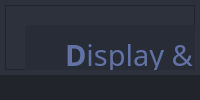
        <widget class="QFrame" name="frame_center">
         <property name="sizePolicy">
          <sizepolicy hsizetype="Expanding" vsizetype="Expanding">
           <horstretch>0</horstretch>
           <verstretch>0</verstretch>
          </sizepolicy>
         </property>
         <property name="styleSheet">
          <string notr="true">background-color: rgb(40, 44, 52);</string>
         </property>
         <property name="frameShape">
          <enum>QFrame::NoFrame</enum>
         </property>
         <property name="frameShadow">
          <enum>QFrame::Raised</enum>
         </property>
         <layout class="QHBoxLayout" name="horizontalLayout_2">
          <property name="spacing">
           <number>0</number>
          </property>
          <property name="leftMargin">
           <number>0</number>
          </property>
          <property name="topMargin">
           <number>0</number>
          </property>
          <property name="rightMargin">
           <number>0</number>
          </property>
          <property name="bottomMargin">
           <number>0</number>
          </property>
          <item>
           <widget class="QFrame" name="frame_content_right">
            <property name="styleSheet">
             <string notr="true">background-color: rgb(44, 49, 60);</string>
            </property>
            <property name="frameShape">
             <enum>QFrame::NoFrame</enum>
            </property>
            <property name="frameShadow">
             <enum>QFrame::Raised</enum>
            </property>
            <layout class="QVBoxLayout" name="verticalLayout_4">
             <property name="spacing">
              <number>0</number>
             </property>
             <property name="leftMargin">
              <number>0</number>
             </property>
             <property name="topMargin">
              <number>0</number>
             </property>
             <property name="rightMargin">
              <number>0</number>
             </property>
             <property name="bottomMargin">
              <number>0</number>
             </property>
             <item>
              <widget class="QFrame" name="frame_content">
               <property name="frameShape">
                <enum>QFrame::NoFrame</enum>
               </property>
               <property name="frameShadow">
                <enum>QFrame::Raised</enum>
               </property>
               <layout class="QVBoxLayout" name="verticalLayout_9">
                <property name="spacing">
                 <number>0</number>
                </property>
                <property name="leftMargin">
                 <number>5</number>
                </property>
                <property name="topMargin">
                 <number>5</number>
                </property>
                <property name="rightMargin">
                 <number>5</number>
                </property>
                <property name="bottomMargin">
                 <number>5</number>
                </property>
                <item>
                 <widget class="QFrame" name="frame">
                  <property name="frameShape">
                   <enum>QFrame::StyledPanel</enum>
                  </property>
                  <property name="frameShadow">
                   <enum>QFrame::Raised</enum>
                  </property>
                  <widget class="QFrame" name="frame_3">
                   <property name="geometry">
                    <rect>
                     <x>20</x>
                     <y>20</y>
                     <width>1141</width>
                     <height>651</height>
                    </rect>
                   </property>
                   <property name="styleSheet">
                    <string notr="true">background-color: rgb(39, 44, 54);
border-radius: 5px;</string>
                   </property>
                   <property name="frameShape">
                    <enum>QFrame::StyledPanel</enum>
                   </property>
                   <property name="frameShadow">
                    <enum>QFrame::Raised</enum>
                   </property>
                   <widget class="QLabel" name="label">
                    <property name="geometry">
                     <rect>
                      <x>50</x>
                      <y>140</y>
                      <width>61</width>
                      <height>51</height>
                     </rect>
                    </property>
                    <property name="font">
                     <font>
                      <family>Montserrat</family>
                      <pointsize>10</pointsize>
                      <weight>75</weight>
                      <bold>true</bold>
                     </font>
                    </property>
                    <property name="styleSheet">
                     <string notr="true">color: rgb(255,255,255);</string>
                    </property>
                    <property name="text">
                     <string>Date:</string>
                    </property>
                   </widget>
                   <widget class="QLineEdit" name="lbl_HomeDate">
                    <property name="geometry">
                     <rect>
                      <x>110</x>
                      <y>150</y>
                      <width>241</width>
                      <height>30</height>
                     </rect>
                    </property>
                    <property name="maximumSize">
                     <size>
                      <width>16777215</width>
                      <height>30</height>
                     </size>
                    </property>
                    <property name="font">
                     <font>
                      <family>Montserrat</family>
                      <pointsize>9</pointsize>
                     </font>
                    </property>
                    <property name="styleSheet">
                     <string notr="true">QLineEdit {
	background-color: rgb(27, 29, 35);
	border-radius: 5px;
	border: 2px solid rgb(27, 29, 35);
color: rgb(255,255,255);
	padding-left: 10px;
}
QLineEdit:hover {
	border: 2px solid rgb(64, 71, 88);
}
QLineEdit:focus {
	border: 2px solid rgb(91, 101, 124);
}</string>
                    </property>
                    <property name="placeholderText">
                     <string>M / D / YEAR</string>
                    </property>
                    <property name="clearButtonEnabled">
                     <bool>true</bool>
                    </property>
                   </widget>
                   <widget class="QLabel" name="label_2">
                    <property name="geometry">
                     <rect>
                      <x>110</x>
                      <y>170</y>
                      <width>271</width>
                      <height>41</height>
                     </rect>
                    </property>
                    <property name="font">
                     <font>
                      <family>Montserrat</family>
                      <pointsize>6</pointsize>
                     </font>
                    </property>
                    <property name="styleSheet">
                     <string notr="true">color: rgb(255,255,255);
background: transparent;</string>
                    </property>
                    <property name="text">
                     <string>PLS FOLLOW THE DATE FORMAT (0X/00/0000)</string>
                    </property>
                   </widget>
                   <widget class="QLabel" name="label_description">
                    <property name="geometry">
                     <rect>
                      <x>40</x>
                      <y>-20</y>
                      <width>371</width>
                      <height>101</height>
                     </rect>
                    </property>
                    <property name="font">
                     <font>
                      <family>Montserrat</family>
                      <pointsize>14</pointsize>
                     </font>
                    </property>
                    <property name="layoutDirection">
                     <enum>Qt::LeftToRight</enum>
                    </property>
                    <property name="styleSheet">
                     <string notr="true">color: rgb(98, 114, 164);</string>
                    </property>
                    <property name="text">
                     <string>&lt;html&gt;&lt;head/&gt;&lt;body&gt;&lt;p&gt;&lt;span style=&quot; font-size:22pt; font-weight:600;&quot;&gt;D&lt;/span&gt;&lt;span style=&quot; font-size:22pt;&quot;&gt;isplay &amp;amp; &lt;/span&gt;&lt;span style=&quot; font-size:22pt; font-weight:600;&quot;&gt;G&lt;/span&gt;&lt;span style=&quot; font-size:22pt;&quot;&gt;enerate&lt;/span&gt;&lt;/p&gt;&lt;/body&gt;&lt;/html&gt;</string>
                    </property>
                    <property name="alignment">
                     <set>Qt::AlignLeading|Qt::AlignLeft|Qt::AlignVCenter</set>
                    </property>
                   </widget>
                   <widget class="QPushButton" name="btnDisplayData">
                    <property name="geometry">
                     <rect>
                      <x>110</x>
                      <y>210</y>
                      <width>241</width>
                      <height>51</height>
                     </rect>
                    </property>
                    <property name="font">
                     <font>
                      <family>Montserrat</family>
                      <pointsize>10</pointsize>
                      <weight>75</weight>
                      <bold>true</bold>
                     </font>
                    </property>
                    <property name="styleSheet">
                     <string notr="true">QPushButton{
	background-color: rgb(52, 59, 72);
	border-radius: 5px;
	color: rgb(255, 255, 255);
}
QPushButton:hover{
	background-color: rgb(57, 65, 80);
	color:rgb(255, 255, 255);
	border: 2px solid rgb(61, 70, 86);
}
QPushButton:pressed{
	background-color: rgb(35, 40, 49);
	color:rgb(255, 255, 255);
	border-left: 1px solid rgb(110, 144, 76);
	border-right: 1px solid rgb(110, 144, 76);
	border-top: 5px solid rgb(110, 144, 76);
	border-bottom: none;
}</string>
                    </property>
                    <property name="text">
                     <string>DISPLAY DATA</string>
                    </property>
                    <property name="icon">
                     <iconset>
                      <normaloff>icons/16x16/cil-file.png</normaloff>icons/16x16/cil-file.png</iconset>
                    </property>
                   </widget>
                   <widget class="QPushButton" name="btnGeneratePDF">
                    <property name="geometry">
                     <rect>
                      <x>110</x>
                      <y>280</y>
                      <width>241</width>
                      <height>51</height>
                     </rect>
                    </property>
                    <property name="font">
                     <font>
                      <family>Montserrat</family>
                      <pointsize>10</pointsize>
                      <weight>75</weight>
                      <bold>true</bold>
                     </font>
                    </property>
                    <property name="styleSheet">
                     <string notr="true">QPushButton{
	background-color: rgb(52, 59, 72);
	border-radius: 5px;
	color: rgb(255, 255, 255);
}
QPushButton:hover{
	background-color: rgb(57, 65, 80);
	color:rgb(255, 255, 255);
	border: 2px solid rgb(61, 70, 86);
}
QPushButton:pressed{
	background-color: rgb(35, 40, 49);
	color:rgb(255, 255, 255);
	border-left: 1px solid rgb(110, 144, 76);
	border-right: 1px solid rgb(110, 144, 76);
	border-top: 5px solid rgb(110, 144, 76);
	border-bottom: none;
}</string>
                    </property>
                    <property name="text">
                     <string>GENERATE PDF</string>
                    </property>
                    <property name="icon">
                     <iconset>
                      <normaloff>icons/16x16/cil-data-transfer-down.png</normaloff>icons/16x16/cil-data-transfer-down.png</iconset>
                    </property>
                   </widget>
                   <widget class="QGroupBox" name="groupBox">
                    <property name="geometry">
                     <rect>
                      <x>30</x>
                      <y>110</y>
                      <width>371</width>
                      <height>251</height>
                     </rect>
                    </property>
                    <property name="font">
                     <font>
                      <family>Montserrat</family>
                      <pointsize>10</pointsize>
                      <weight>75</weight>
                      <bold>true</bold>
                      <underline>false</underline>
                     </font>
                    </property>
                    <property name="layoutDirection">
                     <enum>Qt::LeftToRight</enum>
                    </property>
                    <property name="styleSheet">
                     <string notr="true">QGroupBox#groupBox{
	border: 1px solid rgb(255,255,255);
	background-color: transparent;
	color: rgb(255,255,255);
}</string>
                    </property>
                    <property name="title">
                     <string/>
                    </property>
                    <property name="alignment">
                     <set>Qt::AlignLeading|Qt::AlignLeft|Qt::AlignTop</set>
                    </property>
                    <property name="flat">
                     <bool>false</bool>
                    </property>
                    <property name="checkable">
                     <bool>false</bool>
                    </property>
                   </widget>
                   <widget class="QPushButton" name="btnBack">
                    <property name="geometry">
                     <rect>
                      <x>0</x>
                      <y>0</y>
                      <width>40</width>
                      <height>41</height>
                     </rect>
                    </property>
                    <property name="sizePolicy">
                     <sizepolicy hsizetype="Minimum" vsizetype="Expanding">
                      <horstretch>0</horstretch>
                      <verstretch>0</verstretch>
                     </sizepolicy>
                    </property>
                    <property name="minimumSize">
                     <size>
                      <width>40</width>
                      <height>0</height>
                     </size>
                    </property>
                    <property name="maximumSize">
                     <size>
                      <width>40</width>
                      <height>16777215</height>
                     </size>
                    </property>
                    <property name="toolTip">
                     <string>Minimize</string>
                    </property>
                    <property name="styleSheet">
                     <string notr="true">QPushButton {	
	border: none;
	background-color: transparent;
}
QPushButton:hover {
	background-color: rgb(52, 59, 72);
}
QPushButton:pressed {	
	background-color: rgb(85, 170, 255);
}</string>
                    </property>
                    <property name="text">
                     <string/>
                    </property>
                    <property name="icon">
                     <iconset>
                      <normaloff>icons/24x24/cil-arrow-circle-left.png</normaloff>icons/24x24/cil-arrow-circle-left.png</iconset>
                    </property>
                   </widget>
                   <widget class="QTableWidget" name="tableWidget">
                    <property name="geometry">
                     <rect>
                      <x>430</x>
                      <y>100</y>
                      <width>691</width>
                      <height>521</height>
                     </rect>
                    </property>
                    <property name="styleSheet">
                     <string notr="true">QTableWidget {	
	background-color: rgb(52, 59, 72);
	border-radius: 5px;
	color: rgb(255, 255, 255);
	gridline-color: rgb(44, 49, 60);
	border-bottom: 1px solid rgb(44, 49, 60);
}
QTableWidget::item{
	border-color: rgb(44, 49, 60);
	color: rgb(255, 255, 255);
	gridline-color: rgb(44, 49, 60);
}
QTableWidget::item:selected{
	background-color: rgb(85, 170, 255);
}
QScrollBar:horizontal {
    border: none;
    background: rgb(52, 59, 72);
    margin: 0px 21px 0 21px;
	border-radius: 0px;
}
QScrollBar:vertical {
	border: none;
    background: rgb(52, 59, 72);
    margin: 21px 0 21px 0;
	border-radius: 0px;
 }
QHeaderView::section{
	Background-color: rgb(39, 44, 54);
	max-width: 30px;
	border: 1px solid rgb(44, 49, 60);
	color: rgb(255, 255, 255);
	border-style: none;
    border-bottom: 1px solid rgb(44, 49, 60);
    border-right: 1px solid rgb(44, 49, 60);
}
QTableWidget::horizontalHeader {	
	background-color: rgb(81, 255, 0);
}
QHeaderView::section:horizontal
{
    border: 1px solid rgb(32, 34, 42);
	background-color: rgb(27, 29, 35);
	padding: 3px;
	color: rgb(255, 255, 255);
	border-top-left-radius: 7px;
    border-top-right-radius: 7px;
}
QHeaderView::section:vertical
{
    border: 1px solid rgb(44, 49, 60);
}</string>
                    </property>
                    <column>
                     <property name="text">
                      <string>Name</string>
                     </property>
                    </column>
                    <column>
                     <property name="text">
                      <string>Time In</string>
                     </property>
                    </column>
                    <column>
                     <property name="text">
                      <string>Time Out</string>
                     </property>
                    </column>
                    <column>
                     <property name="text">
                      <string>Working Hours</string>
                     </property>
                    </column>
                   </widget>
                   <zorder>groupBox</zorder>
                   <zorder>label</zorder>
                   <zorder>lbl_HomeDate</zorder>
                   <zorder>label_2</zorder>
                   <zorder>label_description</zorder>
                   <zorder>btnDisplayData</zorder>
                   <zorder>btnGeneratePDF</zorder>
                   <zorder>btnBack</zorder>
                   <zorder>tableWidget</zorder>
                  </widget>
                 </widget>
                </item>
               </layout>
              </widget>
             </item>
             <item>
              <widget class="QFrame" name="frame_grip">
               <property name="minimumSize">
                <size>
                 <width>0</width>
                 <height>25</height>
                </size>
               </property>
               <property name="maximumSize">
                <size>
                 <width>16777215</width>
                 <height>25</height>
                </size>
               </property>
               <property name="styleSheet">
                <string notr="true">background-color: rgb(33, 37, 43);</string>
               </property>
               <property name="frameShape">
                <enum>QFrame::NoFrame</enum>
               </property>
               <property name="frameShadow">
                <enum>QFrame::Raised</enum>
               </property>
               <layout class="QHBoxLayout" name="horizontalLayout_6">
                <property name="spacing">
                 <number>0</number>
                </property>
                <property name="leftMargin">
                 <number>0</number>
                </property>
                <property name="topMargin">
                 <number>0</number>
                </property>
                <property name="rightMargin">
                 <number>2</number>
                </property>
                <property name="bottomMargin">
                 <number>0</number>
                </property>
                <item>
                 <widget class="QFrame" name="frame_label_bottom">
                  <property name="frameShape">
                   <enum>QFrame::NoFrame</enum>
                  </property>
                  <property name="frameShadow">
                   <enum>QFrame::Raised</enum>
                  </property>
                  <layout class="QHBoxLayout" name="horizontalLayout_7">
                   <property name="spacing">
                    <number>0</number>
                   </property>
                   <property name="leftMargin">
                    <number>10</number>
                   </property>
                   <property name="topMargin">
                    <number>0</number>
                   </property>
                   <property name="rightMargin">
                    <number>10</number>
                   </property>
                   <property name="bottomMargin">
                    <number>0</number>
                   </property>
                   <item>
                    <widget class="QLabel" name="label_credits">
                     <property name="font">
                      <font>
                       <family>Segoe UI</family>
                      </font>
                     </property>
                     <property name="styleSheet">
                      <string notr="true">color: rgb(98, 103, 111);</string>
                     </property>
                     <property name="text">
                      <string/>
                     </property>
                    </widget>
                   </item>
                   <item>
                    <widget class="QLabel" name="label_version">
                     <property name="maximumSize">
                      <size>
                       <width>100</width>
                       <height>16777215</height>
                      </size>
                     </property>
                     <property name="font">
                      <font>
                       <family>Segoe UI</family>
                      </font>
                     </property>
                     <property name="styleSheet">
                      <string notr="true">color: rgb(98, 103, 111);</string>
                     </property>
                     <property name="text">
                      <string/>
                     </property>
                     <property name="alignment">
                      <set>Qt::AlignRight|Qt::AlignTrailing|Qt::AlignVCenter</set>
                     </property>
                    </widget>
                   </item>
                  </layout>
                 </widget>
                </item>
                <item>
                 <widget class="QFrame" name="frame_size_grip">
                  <property name="maximumSize">
                   <size>
                    <width>20</width>
                    <height>20</height>
                   </size>
                  </property>
                  <property name="styleSheet">
                   <string notr="true">QSizeGrip {
	background-image: url(:/16x16/icons/16x16/cil-size-grip.png);
	background-position: center;
	background-repeat: no-reperat;
}</string>
                  </property>
                  <property name="frameShape">
                   <enum>QFrame::NoFrame</enum>
                  </property>
                  <property name="frameShadow">
                   <enum>QFrame::Raised</enum>
                  </property>
                 </widget>
                </item>
               </layout>
              </widget>
             </item>
            </layout>
           </widget>
          </item>
         </layout>
        </widget>
